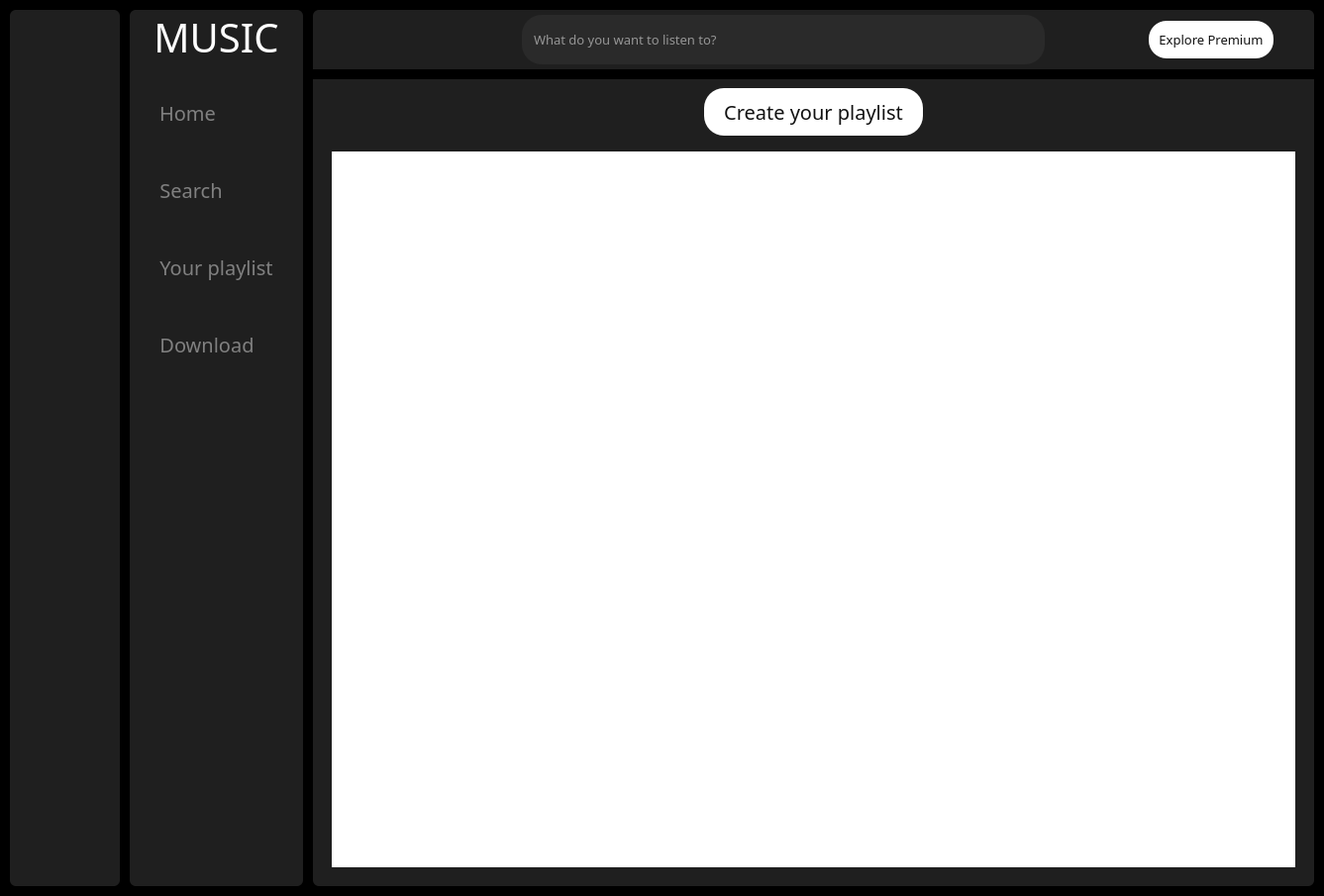
<?xml version="1.0" encoding="UTF-8"?>
<ui version="4.0">
 <class>MainWindow</class>
 <widget class="QMainWindow" name="MainWindow">
  <property name="geometry">
   <rect>
    <x>0</x>
    <y>0</y>
    <width>1337</width>
    <height>905</height>
   </rect>
  </property>
  <property name="font">
   <font>
    <family>Arial Rounded MT Bold</family>
    <pointsize>10</pointsize>
   </font>
  </property>
  <property name="windowTitle">
   <string>MainWindow</string>
  </property>
  <widget class="QWidget" name="centralwidget">
   <property name="font">
    <font>
     <family>MS Shell Dlg 2</family>
     <pointsize>14</pointsize>
    </font>
   </property>
   <property name="styleSheet">
    <string notr="true">*{
border:none;
padding: 0px;
margin:0px;
color:#fff
}

#centralwidget{
background-color: black;
}

#icon_only_widget, #full_menu_widget, #main_widget{
background-color:#1f1f1f;
border-radius:6px
}

#icon_only_widget QPushButton {
border:none;
padding:10px 30px;
border-radius:10px
}

#icon_only_widget QPushButton:hover {
border-radius:0px;
background-color: rgba(236, 236, 236, 0.1);
}

#full_menu_widget QPushButton {
border:none;
padding:10px 30px;
border-radius:10px;
color: gray
}

#full_menu_widget QPushButton:hover {
border-radius:0px;
background-color: rgba(236, 236, 236, 0.1);
}

#full_menu_widget QPushButton:checked {
color:white;
}

#search_input{
border:none;
padding: 15px 10px;
border-radius: 20px;
background-color: #2A2A2A;
color:white;
}

#search_input:hover {
border: 1px solid gray
}

#search_input:focus {
border: 2px solid white
}

#explore_prem{
background-color:white;
border-radius: 18px;
padding:10px;
color:#121212;
}

#explore_prem:hover{
background-color:#121212;
color:white
}

#add_music_btn {
border: 1px solid white;
border_radius: 6px;
padding:10px 8px
}

#add_music_btn:hover {
background-color:white;
color:black
}

#create_playlist_btn {
background-color:white;
padding: 10px 20px;
border-radius: 20px;
color:#121212;
}

#free_song_list, #music_pack_1, #music_pack_2, #music_pack_3, #search_list{
background-color: #1f1f1f;
selection-background-color: rgba(255,255,255,100);;
selection-color: rgb(66, 66, 66);
}

#widget QPushButton{
border-radius: 6px;
margin: 0 10px
}

#widget QPushButton:hover{
background-color: rgba(255,255,255,100)
}

#widget QPushButton:checked{
background-color: rgba(255,255,255,100);
}

#stacked_widget {
border-top:10px solid black;
}

.QListWidget{
padding:10px;
font: 10pt &quot;Arial Rounded MT Bold&quot;;
}

.QListWidget:Item {
padding:5px;
margin:10px 
}</string>
   </property>
   <layout class="QGridLayout" name="gridLayout">
    <property name="leftMargin">
     <number>10</number>
    </property>
    <property name="topMargin">
     <number>10</number>
    </property>
    <property name="rightMargin">
     <number>10</number>
    </property>
    <property name="bottomMargin">
     <number>10</number>
    </property>
    <property name="spacing">
     <number>10</number>
    </property>
    <item row="0" column="0">
     <widget class="QWidget" name="icon_only_widget" native="true">
      <layout class="QVBoxLayout" name="verticalLayout_3">
       <property name="spacing">
        <number>0</number>
       </property>
       <property name="leftMargin">
        <number>0</number>
       </property>
       <property name="topMargin">
        <number>0</number>
       </property>
       <property name="rightMargin">
        <number>0</number>
       </property>
       <property name="bottomMargin">
        <number>0</number>
       </property>
       <item>
        <layout class="QHBoxLayout" name="logo_layout">
         <property name="spacing">
          <number>0</number>
         </property>
         <property name="bottomMargin">
          <number>0</number>
         </property>
         <item alignment="Qt::AlignVCenter">
          <widget class="QLabel" name="label">
           <property name="minimumSize">
            <size>
             <width>0</width>
             <height>0</height>
            </size>
           </property>
           <property name="maximumSize">
            <size>
             <width>60</width>
             <height>60</height>
            </size>
           </property>
           <property name="font">
            <font>
             <family>Arial Rounded MT Bold</family>
             <pointsize>5</pointsize>
            </font>
           </property>
           <property name="text">
            <string/>
           </property>
           <property name="pixmap">
            <pixmap>resources3.qrc/icons8-music-50.png</pixmap>
           </property>
           <property name="scaledContents">
            <bool>true</bool>
           </property>
           <property name="alignment">
            <set>Qt::AlignCenter</set>
           </property>
           <property name="margin">
            <number>10</number>
           </property>
          </widget>
         </item>
        </layout>
       </item>
       <item>
        <layout class="QVBoxLayout" name="verticalLayout">
         <property name="spacing">
          <number>30</number>
         </property>
         <property name="leftMargin">
          <number>0</number>
         </property>
         <property name="topMargin">
          <number>20</number>
         </property>
         <property name="rightMargin">
          <number>0</number>
         </property>
         <property name="bottomMargin">
          <number>0</number>
         </property>
         <item>
          <widget class="QPushButton" name="home_btn">
           <property name="text">
            <string/>
           </property>
           <property name="icon">
            <iconset>
             <normaloff>resources3.qrc/House.svg</normaloff>resources3.qrc/House.svg</iconset>
           </property>
           <property name="iconSize">
            <size>
             <width>40</width>
             <height>40</height>
            </size>
           </property>
           <property name="checkable">
            <bool>true</bool>
           </property>
           <property name="autoExclusive">
            <bool>true</bool>
           </property>
          </widget>
         </item>
         <item>
          <widget class="QPushButton" name="search_btn">
           <property name="text">
            <string/>
           </property>
           <property name="icon">
            <iconset>
             <normaloff>resources3.qrc/icons8-search-50.png</normaloff>resources3.qrc/icons8-search-50.png</iconset>
           </property>
           <property name="iconSize">
            <size>
             <width>40</width>
             <height>40</height>
            </size>
           </property>
           <property name="checkable">
            <bool>true</bool>
           </property>
           <property name="autoExclusive">
            <bool>true</bool>
           </property>
          </widget>
         </item>
         <item>
          <widget class="QPushButton" name="library_btn">
           <property name="text">
            <string/>
           </property>
           <property name="icon">
            <iconset>
             <normaloff>resources3.qrc/Playlist.svg</normaloff>resources3.qrc/Playlist.svg</iconset>
           </property>
           <property name="iconSize">
            <size>
             <width>40</width>
             <height>40</height>
            </size>
           </property>
           <property name="checkable">
            <bool>true</bool>
           </property>
           <property name="autoExclusive">
            <bool>true</bool>
           </property>
          </widget>
         </item>
         <item>
          <widget class="QPushButton" name="download_btn">
           <property name="text">
            <string/>
           </property>
           <property name="icon">
            <iconset>
             <normaloff>resources3.qrc/download.png</normaloff>resources3.qrc/download.png</iconset>
           </property>
           <property name="iconSize">
            <size>
             <width>40</width>
             <height>40</height>
            </size>
           </property>
          </widget>
         </item>
        </layout>
       </item>
       <item>
        <spacer name="verticalSpacer">
         <property name="orientation">
          <enum>Qt::Vertical</enum>
         </property>
         <property name="sizeHint" stdset="0">
          <size>
           <width>20</width>
           <height>522</height>
          </size>
         </property>
        </spacer>
       </item>
      </layout>
     </widget>
    </item>
    <item row="0" column="1">
     <widget class="QWidget" name="full_menu_widget" native="true">
      <layout class="QVBoxLayout" name="verticalLayout_4">
       <property name="spacing">
        <number>5</number>
       </property>
       <property name="leftMargin">
        <number>0</number>
       </property>
       <property name="topMargin">
        <number>0</number>
       </property>
       <property name="rightMargin">
        <number>0</number>
       </property>
       <property name="bottomMargin">
        <number>0</number>
       </property>
       <item>
        <widget class="QLabel" name="label_3">
         <property name="font">
          <font>
           <family>Arial Rounded MT Bold</family>
           <pointsize>30</pointsize>
          </font>
         </property>
         <property name="text">
          <string>MUSIC</string>
         </property>
         <property name="alignment">
          <set>Qt::AlignCenter</set>
         </property>
         <property name="margin">
          <number>0</number>
         </property>
        </widget>
       </item>
       <item>
        <layout class="QVBoxLayout" name="verticalLayout_2">
         <property name="spacing">
          <number>30</number>
         </property>
         <property name="leftMargin">
          <number>0</number>
         </property>
         <property name="topMargin">
          <number>20</number>
         </property>
         <property name="rightMargin">
          <number>0</number>
         </property>
         <property name="bottomMargin">
          <number>0</number>
         </property>
         <item alignment="Qt::AlignLeft">
          <widget class="QPushButton" name="home_btn_2">
           <property name="font">
            <font>
             <family>Arial Rounded MT Bold</family>
             <pointsize>15</pointsize>
            </font>
           </property>
           <property name="text">
            <string>Home</string>
           </property>
           <property name="icon">
            <iconset>
             <normaloff>resources3.qrc/House.svg</normaloff>resources3.qrc/House.svg</iconset>
           </property>
           <property name="iconSize">
            <size>
             <width>40</width>
             <height>40</height>
            </size>
           </property>
           <property name="checkable">
            <bool>true</bool>
           </property>
           <property name="autoExclusive">
            <bool>true</bool>
           </property>
          </widget>
         </item>
         <item alignment="Qt::AlignLeft">
          <widget class="QPushButton" name="search_btn_2">
           <property name="font">
            <font>
             <family>Arial Rounded MT Bold</family>
             <pointsize>15</pointsize>
            </font>
           </property>
           <property name="text">
            <string>Search</string>
           </property>
           <property name="icon">
            <iconset>
             <normaloff>resources3.qrc/icons8-search-50.png</normaloff>resources3.qrc/icons8-search-50.png</iconset>
           </property>
           <property name="iconSize">
            <size>
             <width>40</width>
             <height>40</height>
            </size>
           </property>
           <property name="checkable">
            <bool>true</bool>
           </property>
           <property name="autoExclusive">
            <bool>true</bool>
           </property>
          </widget>
         </item>
         <item>
          <widget class="QPushButton" name="library_btn_2">
           <property name="font">
            <font>
             <family>Arial Rounded MT Bold</family>
             <pointsize>15</pointsize>
            </font>
           </property>
           <property name="text">
            <string>Your playlist</string>
           </property>
           <property name="icon">
            <iconset>
             <normaloff>resources3.qrc/Playlist.svg</normaloff>resources3.qrc/Playlist.svg</iconset>
           </property>
           <property name="iconSize">
            <size>
             <width>40</width>
             <height>40</height>
            </size>
           </property>
           <property name="checkable">
            <bool>true</bool>
           </property>
           <property name="autoExclusive">
            <bool>true</bool>
           </property>
          </widget>
         </item>
         <item alignment="Qt::AlignLeft">
          <widget class="QPushButton" name="download_btn_2">
           <property name="font">
            <font>
             <family>Arial Rounded MT Bold</family>
             <pointsize>15</pointsize>
            </font>
           </property>
           <property name="text">
            <string>Download</string>
           </property>
           <property name="icon">
            <iconset>
             <normaloff>resources3.qrc/download.png</normaloff>resources3.qrc/download.png</iconset>
           </property>
           <property name="iconSize">
            <size>
             <width>40</width>
             <height>40</height>
            </size>
           </property>
          </widget>
         </item>
        </layout>
       </item>
       <item>
        <spacer name="verticalSpacer_2">
         <property name="orientation">
          <enum>Qt::Vertical</enum>
         </property>
         <property name="sizeType">
          <enum>QSizePolicy::Expanding</enum>
         </property>
         <property name="sizeHint" stdset="0">
          <size>
           <width>20</width>
           <height>511</height>
          </size>
         </property>
        </spacer>
       </item>
      </layout>
     </widget>
    </item>
    <item row="0" column="2">
     <widget class="QWidget" name="main_widget" native="true">
      <layout class="QVBoxLayout" name="verticalLayout_5">
       <property name="spacing">
        <number>0</number>
       </property>
       <property name="leftMargin">
        <number>0</number>
       </property>
       <property name="topMargin">
        <number>0</number>
       </property>
       <property name="rightMargin">
        <number>0</number>
       </property>
       <property name="bottomMargin">
        <number>0</number>
       </property>
       <item>
        <widget class="QWidget" name="header_page" native="true">
         <property name="minimumSize">
          <size>
           <width>0</width>
           <height>60</height>
          </size>
         </property>
         <layout class="QHBoxLayout" name="horizontalLayout_3">
          <property name="spacing">
           <number>5</number>
          </property>
          <property name="leftMargin">
           <number>5</number>
          </property>
          <property name="topMargin">
           <number>5</number>
          </property>
          <property name="rightMargin">
           <number>5</number>
          </property>
          <property name="bottomMargin">
           <number>5</number>
          </property>
          <item alignment="Qt::AlignLeft">
           <widget class="QPushButton" name="menu_btn">
            <property name="minimumSize">
             <size>
              <width>44</width>
              <height>40</height>
             </size>
            </property>
            <property name="text">
             <string/>
            </property>
            <property name="icon">
             <iconset>
              <normaloff>resources3.qrc/icons8-menu-50.png</normaloff>resources3.qrc/icons8-menu-50.png</iconset>
            </property>
            <property name="iconSize">
             <size>
              <width>40</width>
              <height>40</height>
             </size>
            </property>
            <property name="checkable">
             <bool>true</bool>
            </property>
           </widget>
          </item>
          <item>
           <spacer name="horizontalSpacer">
            <property name="orientation">
             <enum>Qt::Horizontal</enum>
            </property>
            <property name="sizeType">
             <enum>QSizePolicy::Fixed</enum>
            </property>
            <property name="sizeHint" stdset="0">
             <size>
              <width>150</width>
              <height>20</height>
             </size>
            </property>
           </spacer>
          </item>
          <item>
           <layout class="QHBoxLayout" name="search_box">
            <property name="spacing">
             <number>0</number>
            </property>
            <property name="rightMargin">
             <number>0</number>
            </property>
            <item>
             <widget class="QLineEdit" name="search_input">
              <property name="minimumSize">
               <size>
                <width>0</width>
                <height>0</height>
               </size>
              </property>
              <property name="font">
               <font>
                <family>Arial Rounded MT Bold</family>
                <pointsize>10</pointsize>
               </font>
              </property>
              <property name="placeholderText">
               <string>What do you want to listen to?</string>
              </property>
             </widget>
            </item>
           </layout>
          </item>
          <item>
           <spacer name="horizontalSpacer_2">
            <property name="orientation">
             <enum>Qt::Horizontal</enum>
            </property>
            <property name="sizeType">
             <enum>QSizePolicy::Fixed</enum>
            </property>
            <property name="sizeHint" stdset="0">
             <size>
              <width>100</width>
              <height>20</height>
             </size>
            </property>
           </spacer>
          </item>
          <item>
           <layout class="QHBoxLayout" name="horizontalLayout_2">
            <item>
             <widget class="QPushButton" name="explore_prem">
              <property name="font">
               <font>
                <family>Arial Rounded MT Bold</family>
                <pointsize>10</pointsize>
               </font>
              </property>
              <property name="text">
               <string>Explore Premium</string>
              </property>
             </widget>
            </item>
            <item alignment="Qt::AlignRight">
             <widget class="QPushButton" name="account_btn">
              <property name="font">
               <font>
                <family>Arial Rounded MT Bold</family>
                <pointsize>10</pointsize>
               </font>
              </property>
              <property name="text">
               <string/>
              </property>
              <property name="icon">
               <iconset>
                <normaloff>resources3.qrc/icons8-male-user-50.png</normaloff>resources3.qrc/icons8-male-user-50.png</iconset>
              </property>
              <property name="iconSize">
               <size>
                <width>40</width>
                <height>40</height>
               </size>
              </property>
             </widget>
            </item>
           </layout>
          </item>
         </layout>
        </widget>
       </item>
       <item>
        <widget class="QStackedWidget" name="stacked_widget">
         <property name="currentIndex">
          <number>1</number>
         </property>
         <widget class="QWidget" name="home_widget">
          <layout class="QVBoxLayout" name="verticalLayout_6">
           <item>
            <widget class="QWidget" name="music_list" native="true">
             <layout class="QVBoxLayout" name="verticalLayout_7">
              <property name="spacing">
               <number>0</number>
              </property>
              <property name="leftMargin">
               <number>0</number>
              </property>
              <property name="topMargin">
               <number>0</number>
              </property>
              <property name="rightMargin">
               <number>0</number>
              </property>
              <property name="bottomMargin">
               <number>0</number>
              </property>
              <item>
               <widget class="QLabel" name="basic_pack">
                <property name="font">
                 <font>
                  <family>Arial Rounded MT Bold</family>
                  <pointsize>15</pointsize>
                 </font>
                </property>
                <property name="text">
                 <string>Basic pack</string>
                </property>
               </widget>
              </item>
              <item>
               <widget class="QListWidget" name="free_song_list"/>
              </item>
              <item>
               <widget class="QLabel" name="pack_1">
                <property name="font">
                 <font>
                  <family>Arial Rounded MT Bold</family>
                  <pointsize>15</pointsize>
                 </font>
                </property>
                <property name="text">
                 <string>Pack 1</string>
                </property>
               </widget>
              </item>
              <item>
               <widget class="QListWidget" name="music_pack_1"/>
              </item>
              <item>
               <widget class="QLabel" name="pack_2">
                <property name="font">
                 <font>
                  <family>Arial Rounded MT Bold</family>
                  <pointsize>15</pointsize>
                 </font>
                </property>
                <property name="text">
                 <string>Pack 2</string>
                </property>
               </widget>
              </item>
              <item>
               <widget class="QListWidget" name="music_pack_2"/>
              </item>
              <item>
               <widget class="QLabel" name="pack_3">
                <property name="font">
                 <font>
                  <family>Arial Rounded MT Bold</family>
                  <pointsize>15</pointsize>
                 </font>
                </property>
                <property name="text">
                 <string>Pack 3</string>
                </property>
               </widget>
              </item>
              <item>
               <widget class="QListWidget" name="music_pack_3"/>
              </item>
             </layout>
            </widget>
           </item>
           <item>
            <widget class="QWidget" name="music_btn" native="true">
             <layout class="QHBoxLayout" name="horizontalLayout">
              <item>
               <widget class="QWidget" name="widget" native="true">
                <layout class="QVBoxLayout" name="verticalLayout_9">
                 <property name="spacing">
                  <number>10</number>
                 </property>
                 <property name="leftMargin">
                  <number>0</number>
                 </property>
                 <property name="topMargin">
                  <number>0</number>
                 </property>
                 <property name="rightMargin">
                  <number>0</number>
                 </property>
                 <property name="bottomMargin">
                  <number>0</number>
                 </property>
                 <item>
                  <layout class="QHBoxLayout" name="horizontalLayout_6">
                   <property name="spacing">
                    <number>10</number>
                   </property>
                   <item>
                    <widget class="QPushButton" name="previous_btn">
                     <property name="text">
                      <string/>
                     </property>
                     <property name="icon">
                      <iconset>
                       <normaloff>resources3.qrc/back.png</normaloff>resources3.qrc/back.png</iconset>
                     </property>
                     <property name="iconSize">
                      <size>
                       <width>40</width>
                       <height>40</height>
                      </size>
                     </property>
                    </widget>
                   </item>
                   <item>
                    <widget class="QPushButton" name="pause_btn">
                     <property name="text">
                      <string/>
                     </property>
                     <property name="icon">
                      <iconset>
                       <normaloff>resources3.qrc/pause.png</normaloff>resources3.qrc/pause.png</iconset>
                     </property>
                     <property name="iconSize">
                      <size>
                       <width>40</width>
                       <height>40</height>
                      </size>
                     </property>
                     <property name="checkable">
                      <bool>false</bool>
                     </property>
                    </widget>
                   </item>
                   <item>
                    <widget class="QPushButton" name="play_btn">
                     <property name="text">
                      <string/>
                     </property>
                     <property name="icon">
                      <iconset>
                       <normaloff>resources3.qrc/play.png</normaloff>resources3.qrc/play.png</iconset>
                     </property>
                     <property name="iconSize">
                      <size>
                       <width>40</width>
                       <height>40</height>
                      </size>
                     </property>
                     <property name="checkable">
                      <bool>false</bool>
                     </property>
                    </widget>
                   </item>
                   <item>
                    <widget class="QPushButton" name="stop_btn">
                     <property name="text">
                      <string/>
                     </property>
                     <property name="icon">
                      <iconset>
                       <normaloff>resources3.qrc/stop.png</normaloff>resources3.qrc/stop.png</iconset>
                     </property>
                     <property name="iconSize">
                      <size>
                       <width>40</width>
                       <height>40</height>
                      </size>
                     </property>
                     <property name="checkable">
                      <bool>true</bool>
                     </property>
                    </widget>
                   </item>
                   <item>
                    <widget class="QPushButton" name="next_btn">
                     <property name="text">
                      <string/>
                     </property>
                     <property name="icon">
                      <iconset>
                       <normaloff>resources3.qrc/next.png</normaloff>resources3.qrc/next.png</iconset>
                     </property>
                     <property name="iconSize">
                      <size>
                       <width>40</width>
                       <height>40</height>
                      </size>
                     </property>
                    </widget>
                   </item>
                   <item>
                    <widget class="QPushButton" name="pushButton_2">
                     <property name="text">
                      <string/>
                     </property>
                     <property name="icon">
                      <iconset>
                       <normaloff>resources3.qrc/plus.png</normaloff>resources3.qrc/plus.png</iconset>
                     </property>
                     <property name="iconSize">
                      <size>
                       <width>40</width>
                       <height>40</height>
                      </size>
                     </property>
                    </widget>
                   </item>
                   <item>
                    <widget class="QPushButton" name="pushButton">
                     <property name="text">
                      <string/>
                     </property>
                     <property name="icon">
                      <iconset>
                       <normaloff>resources3.qrc/download.png</normaloff>resources3.qrc/download.png</iconset>
                     </property>
                     <property name="iconSize">
                      <size>
                       <width>40</width>
                       <height>40</height>
                      </size>
                     </property>
                    </widget>
                   </item>
                  </layout>
                 </item>
                 <item>
                  <layout class="QHBoxLayout" name="horizontalLayout_5">
                   <property name="leftMargin">
                    <number>10</number>
                   </property>
                   <property name="rightMargin">
                    <number>10</number>
                   </property>
                   <item>
                    <widget class="QLabel" name="start_time_label">
                     <property name="font">
                      <font>
                       <family>Arial Rounded MT Bold</family>
                       <pointsize>10</pointsize>
                      </font>
                     </property>
                     <property name="text">
                      <string>00:00</string>
                     </property>
                    </widget>
                   </item>
                   <item>
                    <widget class="QSlider" name="music_slider">
                     <property name="orientation">
                      <enum>Qt::Horizontal</enum>
                     </property>
                    </widget>
                   </item>
                   <item>
                    <widget class="QLabel" name="end_time_label">
                     <property name="font">
                      <font>
                       <family>Arial Rounded MT Bold</family>
                       <pointsize>10</pointsize>
                      </font>
                     </property>
                     <property name="text">
                      <string>00:00</string>
                     </property>
                    </widget>
                   </item>
                  </layout>
                 </item>
                </layout>
               </widget>
              </item>
              <item>
               <widget class="QWidget" name="widget_2" native="true">
                <layout class="QHBoxLayout" name="horizontalLayout_8">
                 <property name="spacing">
                  <number>0</number>
                 </property>
                 <property name="leftMargin">
                  <number>0</number>
                 </property>
                 <property name="topMargin">
                  <number>0</number>
                 </property>
                 <property name="rightMargin">
                  <number>0</number>
                 </property>
                 <property name="bottomMargin">
                  <number>0</number>
                 </property>
                </layout>
               </widget>
              </item>
              <item>
               <layout class="QHBoxLayout" name="horizontalLayout_4">
                <property name="leftMargin">
                 <number>0</number>
                </property>
                <item alignment="Qt::AlignRight">
                 <widget class="QLabel" name="label_4">
                  <property name="font">
                   <font>
                    <family>Arial Rounded MT Bold</family>
                    <pointsize>13</pointsize>
                   </font>
                  </property>
                  <property name="text">
                   <string/>
                  </property>
                 </widget>
                </item>
                <item>
                 <widget class="QToolButton" name="toolButton">
                  <property name="text">
                   <string>...</string>
                  </property>
                  <property name="icon">
                   <iconset>
                    <normaloff>resources3.qrc/volume_white.png</normaloff>resources3.qrc/volume_white.png</iconset>
                  </property>
                  <property name="iconSize">
                   <size>
                    <width>30</width>
                    <height>30</height>
                   </size>
                  </property>
                 </widget>
                </item>
                <item alignment="Qt::AlignRight">
                 <widget class="QSlider" name="volume_slider">
                  <property name="minimumSize">
                   <size>
                    <width>0</width>
                    <height>0</height>
                   </size>
                  </property>
                  <property name="orientation">
                   <enum>Qt::Horizontal</enum>
                  </property>
                 </widget>
                </item>
               </layout>
              </item>
             </layout>
            </widget>
           </item>
          </layout>
         </widget>
         <widget class="QWidget" name="playlist_widget">
          <layout class="QVBoxLayout" name="verticalLayout_8">
           <item alignment="Qt::AlignHCenter">
            <widget class="QPushButton" name="create_playlist_btn">
             <property name="minimumSize">
              <size>
               <width>0</width>
               <height>0</height>
              </size>
             </property>
             <property name="maximumSize">
              <size>
               <width>300</width>
               <height>16777215</height>
              </size>
             </property>
             <property name="font">
              <font>
               <family>Arial Rounded MT Bold</family>
               <pointsize>15</pointsize>
              </font>
             </property>
             <property name="text">
              <string>Create your playlist</string>
             </property>
            </widget>
           </item>
           <item>
            <widget class="QListWidget" name="listWidget"/>
           </item>
          </layout>
         </widget>
         <widget class="QWidget" name="search_widget">
          <layout class="QVBoxLayout" name="verticalLayout_10">
           <item>
            <widget class="QListWidget" name="search_list"/>
           </item>
          </layout>
         </widget>
         <widget class="QWidget" name="favorite_widget">
          <layout class="QVBoxLayout" name="verticalLayout_11">
           <item alignment="Qt::AlignTop">
            <widget class="QLabel" name="label_2">
             <property name="font">
              <font>
               <family>Arial Rounded MT Bold</family>
               <pointsize>25</pointsize>
              </font>
             </property>
             <property name="text">
              <string>Download</string>
             </property>
            </widget>
           </item>
          </layout>
         </widget>
        </widget>
       </item>
      </layout>
     </widget>
    </item>
   </layout>
  </widget>
 </widget>
 <resources/>
 <connections>
  <connection>
   <sender>menu_btn</sender>
   <signal>toggled(bool)</signal>
   <receiver>icon_only_widget</receiver>
   <slot>setVisible(bool)</slot>
   <hints>
    <hint type="sourcelabel">
     <x>438</x>
     <y>47</y>
    </hint>
    <hint type="destinationlabel">
     <x>23</x>
     <y>800</y>
    </hint>
   </hints>
  </connection>
  <connection>
   <sender>menu_btn</sender>
   <signal>toggled(bool)</signal>
   <receiver>full_menu_widget</receiver>
   <slot>setHidden(bool)</slot>
   <hints>
    <hint type="sourcelabel">
     <x>438</x>
     <y>46</y>
    </hint>
    <hint type="destinationlabel">
     <x>339</x>
     <y>412</y>
    </hint>
   </hints>
  </connection>
  <connection>
   <sender>home_btn</sender>
   <signal>toggled(bool)</signal>
   <receiver>home_btn_2</receiver>
   <slot>setChecked(bool)</slot>
   <hints>
    <hint type="sourcelabel">
     <x>59</x>
     <y>151</y>
    </hint>
    <hint type="destinationlabel">
     <x>301</x>
     <y>152</y>
    </hint>
   </hints>
  </connection>
  <connection>
   <sender>home_btn_2</sender>
   <signal>toggled(bool)</signal>
   <receiver>home_btn</receiver>
   <slot>setChecked(bool)</slot>
   <hints>
    <hint type="sourcelabel">
     <x>244</x>
     <y>152</y>
    </hint>
    <hint type="destinationlabel">
     <x>71</x>
     <y>103</y>
    </hint>
   </hints>
  </connection>
  <connection>
   <sender>library_btn</sender>
   <signal>toggled(bool)</signal>
   <receiver>library_btn_2</receiver>
   <slot>setChecked(bool)</slot>
   <hints>
    <hint type="sourcelabel">
     <x>92</x>
     <y>331</y>
    </hint>
    <hint type="destinationlabel">
     <x>380</x>
     <y>332</y>
    </hint>
   </hints>
  </connection>
  <connection>
   <sender>library_btn_2</sender>
   <signal>toggled(bool)</signal>
   <receiver>library_btn</receiver>
   <slot>setChecked(bool)</slot>
   <hints>
    <hint type="sourcelabel">
     <x>380</x>
     <y>332</y>
    </hint>
    <hint type="destinationlabel">
     <x>109</x>
     <y>331</y>
    </hint>
   </hints>
  </connection>
  <connection>
   <sender>search_btn</sender>
   <signal>toggled(bool)</signal>
   <receiver>search_btn_2</receiver>
   <slot>setChecked(bool)</slot>
   <hints>
    <hint type="sourcelabel">
     <x>114</x>
     <y>241</y>
    </hint>
    <hint type="destinationlabel">
     <x>317</x>
     <y>242</y>
    </hint>
   </hints>
  </connection>
  <connection>
   <sender>search_btn_2</sender>
   <signal>toggled(bool)</signal>
   <receiver>search_btn</receiver>
   <slot>setChecked(bool)</slot>
   <hints>
    <hint type="sourcelabel">
     <x>272</x>
     <y>242</y>
    </hint>
    <hint type="destinationlabel">
     <x>82</x>
     <y>241</y>
    </hint>
   </hints>
  </connection>
  <connection>
   <sender>download_btn</sender>
   <signal>toggled(bool)</signal>
   <receiver>download_btn_2</receiver>
   <slot>setChecked(bool)</slot>
   <hints>
    <hint type="sourcelabel">
     <x>99</x>
     <y>373</y>
    </hint>
    <hint type="destinationlabel">
     <x>151</x>
     <y>371</y>
    </hint>
   </hints>
  </connection>
  <connection>
   <sender>download_btn_2</sender>
   <signal>toggled(bool)</signal>
   <receiver>download_btn</receiver>
   <slot>setChecked(bool)</slot>
   <hints>
    <hint type="sourcelabel">
     <x>150</x>
     <y>407</y>
    </hint>
    <hint type="destinationlabel">
     <x>77</x>
     <y>404</y>
    </hint>
   </hints>
  </connection>
 </connections>
</ui>
